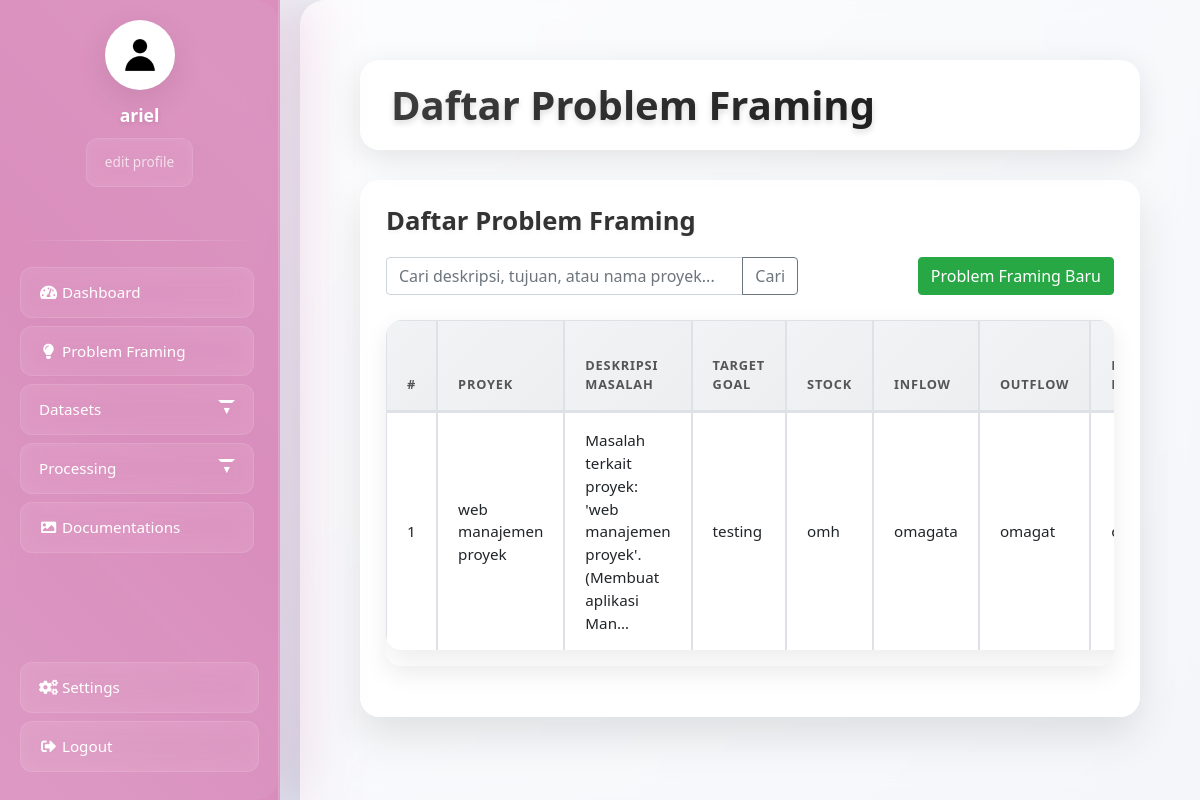
Before: /problem-framing/list/ (signed in) with the older database file.
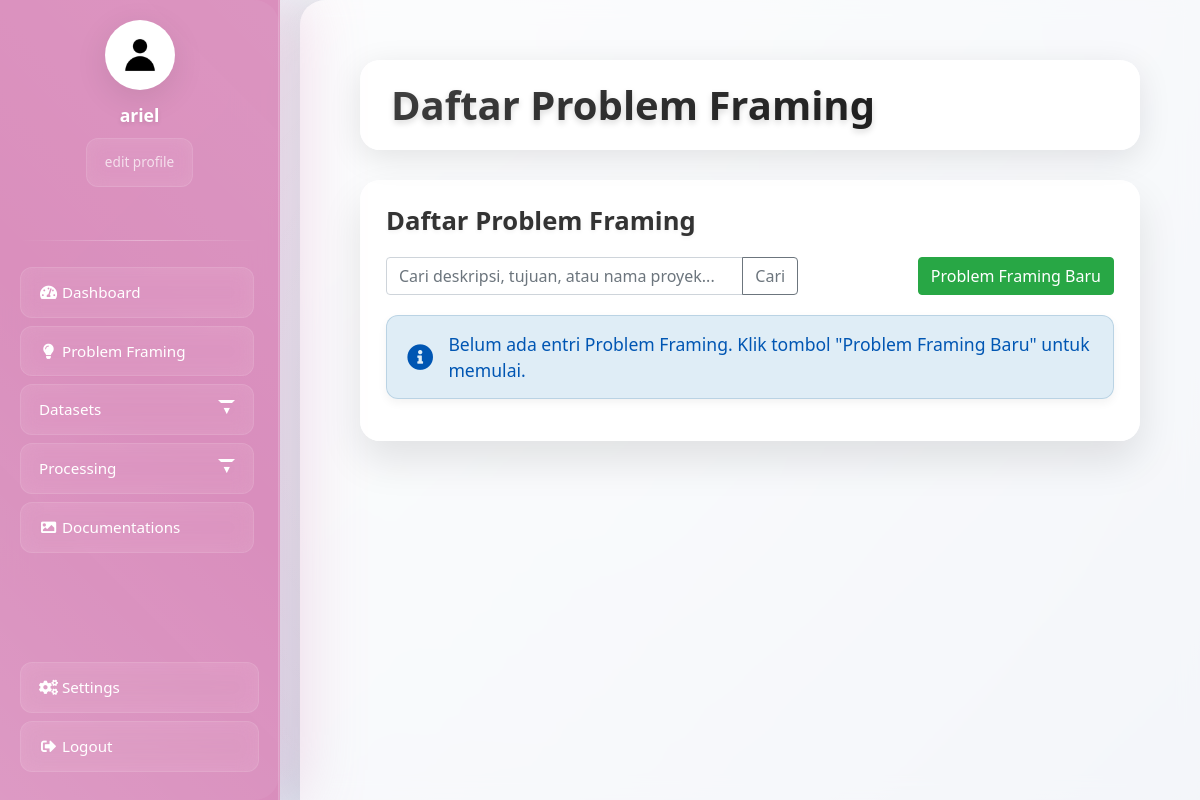
After: the same page with the newer database file.
### projek/models.py (models this page shows, shortened)
class ProblemFraming(models.Model):
    project = models.OneToOneField(Project, on_delete=models.CASCADE, related_name='problem_framing', verbose_name="Proyek Terkait")
    problem_description = models.TextField(verbose_name="Deskripsi Masalah (Problem Statement)", help_text="Jelaskan masalah bisnis yang ingin diselesaikan.")
    target_goal = models.TextField(verbose_name="Target / Tujuan (Goal)", help_text="Apa yang ingin dicapai secara terukur dengan solusi cerdas?")
    stock_initial_state = models.TextField(blank=True, null=True, verbose_name="Stock (Kondisi/Ketersediaan Awal)", help_text="Deskripsikan kondisi awal entitas yang relevan dengan masalah (misal: jumlah inventory saat ini).")
    input_inflow_description = models.TextField(blank=True, null=True, verbose_name="Input Inflow", help_text="Data/informasi apa yang masuk dan memengaruhi masalah? (misal: data transaksi, harga pasar, pesanan baru).")
    output_outflow_description = models.TextField(blank=True, null=True, verbose_name="Output Outflow", help_text="Hasil atau efek apa yang diharapkan dari sistem cerdas? (misal: rekomendasi, prediksi penjualan, deteksi anomali).")
    key_features_data = models.TextField(verbose_name="Fitur Kunci / Data yang Diperlukan", help_text="Variabel atau atribut data apa yang penting untuk model sistem cerdas?")
    framed_by = models.ForeignKey(settings.AUTH_USER_MODEL, on_delete=models.SET_NULL, null=True, blank=True, related_name='framed_problems', verbose_name="Di-frame oleh")
    created_at = models.DateTimeField(auto_now_add=True)
    updated_at = models.DateTimeField(auto_now=True)
    class Meta:
        verbose_name = "Problem Framing"
        verbose_name_plural = "Problem Framing"
        ordering = ['-created_at']

class Project(models.Model):
    external_id = models.CharField(max_length=255, unique=True, null=True, blank=True)
    STATUS_CHOICES = [
        ('Ongoing', 'Ongoing'),
        ('Stop', 'Stop'),
        ('Done', 'Done'),
    ]
    name = models.CharField(max_length=200, verbose_name="Nama Proyek")
    description = models.TextField(verbose_name="Deskripsi Proyek")
    location = models.CharField(max_length=255, verbose_name="Lokasi")
    start_date = models.DateField(verbose_name="Tanggal Mulai")
    end_date = models.DateField(verbose_name="Tanggal Selesai")
    supervisor = models.CharField(max_length=255, verbose_name="Supervisor Proyek", blank=True, null=True)
    status = models.CharField(max_length=50, choices=STATUS_CHOICES, default='Pending', verbose_name="Status")
    created_at = models.DateTimeField(auto_now_add=True)
    updated_at = models.DateTimeField(auto_now=True)
    class Meta:
        ordering = ['-start_date'] # Urutkan proyek dari yang terbaru
        verbose_name = "Proyek"
        verbose_name_plural = "Proyek"

### projek/views.py (the view, shortened to what this page needs)
# urls.py: path('problem-framing/list/', views.problem_framing_list_view, name='problem_framing_list'), # Daftar semua Problem Framing
@login_required
def problem_framing_list_view(request):
    problem_framings = ProblemFraming.objects.all().order_by('-created_at')
    query = request.GET.get('q') # Dapatkan nilai dari parameter 'q' di URL (query string)
    context = {
        'problem_framings': problem_framings,
        'page_title': 'Daftar Problem Framing',
        'query': query, # Kirim query kembali ke template agar search bar tetap terisi
    }
    return render(request, 'problem_framing/problem_framing_list.html', context)

### projek/templates/problem_framing/problem_framing_list.html (shortened to what this page needs)
{% extends 'base.html' %}
{% load static %}
{% block content %}
<link rel="stylesheet" href="{% static 'css/dashboard.css' %}">
<div class="list-container">
    <div class="dashboard-header">
        <h2 class="dashboard-title">{{ page_title }}</h2>
    </div>
    <div class="dashboard-panel">
        <h3 class="panel-title">Daftar Problem Framing</h3>
        <div class="row mb-3 align-items-center">
            <div class="col-md-7">
                <form method="GET" action="{% url 'projek:problem_framing_list' %}">
                    <div class="input-group">
                        <input type="search" class="form-control" placeholder="Cari deskripsi, tujuan, atau nama proyek..." name="q" value="{{ query|default:'' }}">
                        <div class="input-group-append">
                            <button class="btn btn-outline-secondary" type="submit">Cari</button>
                        </div>
                    </div>
                </form>
            </div>
            <div class="col-md-5 text-right">
                <a href="{% url 'projek:select_project_for_framing' %}" class="btn btn-success">Problem Framing Baru</a>
            </div>
        </div>
        {% if problem_framings %}
        <div class="table-responsive">
            <table class="table table-bordered table-hover intelligence-entry">
                <thead>
                    <tr>
                        <th>#</th>
                        <th>Proyek</th>
                        <th>Deskripsi Masalah</th>
                        <th>Target Goal</th>
                        <th>Stock</th>
                        <th>Inflow</th>
                        <th>Outflow</th>
                        <th>Data Diperlukan</th>
                    </tr>
                </thead>
                <tbody>
                    {% for pf in problem_framings %}
                    <tr>
                        <td>{{ forloop.counter }}</td>
                        <td>{{ pf.project.name }}</td>
                        <td>{{ pf.problem_description|truncatechars:70 }}</td>
                        <td>{{ pf.target_goal|truncatechars:70 }}</td>
                        <td>{{ pf.stock_initial_state|truncatechars:70 }}</td>
                        <td>{{ pf.input_inflow_description|truncatechars:70 }}</td>
                        <td>{{ pf.output_outflow_description|truncatechars:70 }}</td>
                        <td>{{ pf.key_features_data|truncatechars:70 }}</td>
                    </tr>
                    {% endfor %}
                </tbody>
            </table>
        </div>
        {% else %}
        <div class="alert alert-info" role="alert">
            <i class="fas fa-info-circle"></i> Belum ada entri Problem Framing. Klik tombol "Problem Framing Baru" untuk memulai.
        </div>
        {% endif %}
    </div>
</div>
{% endblock %}

### projek/templates/base.html (shortened to what this page needs)
{% load static %}
<!DOCTYPE html>
<html lang="en">
<head>
<link rel="stylesheet" href="https://cdn.jsdelivr.net/npm/bootstrap@4.6.2/dist/css/bootstrap.min.css">
<link rel="stylesheet" href="https://cdnjs.cloudflare.com/ajax/libs/font-awesome/5.15.4/css/all.min.css">
<link rel="stylesheet" href="{% static 'css/base.css'%}">
</head>
<body id="main-body">
<div class="sidebar">
    <div class="sidebar-content">
        <div class="profile">
            {% if user.is_authenticated %}
                {% if request.user.profile.profile_picture %}
                <img src="{{ request.user.profile.profile_picture.url }}" alt="User Icon" class="profile-picture-display">
                {% else %}
                <img src="{% static 'images/default_profile.png' %}" alt="User Icon" class="profile-picture-display">
                {% endif %}
            {% else %}
                <img src="{% static 'images/default_profile.png' %}" alt="User Icon" class="profile-picture-display">
            {% endif %}
            <div class="name">
                {% if user.is_authenticated %}
                {{ user.username }}
                {% else %}
                Guest
                {% endif %}
            </div>
            <div class="btn">
                <a href="{% url 'projek:profile' %}">edit profile</a>
            </div>
        </div>
        <hr>
        <div class="navigation-area">
            <a href="{% url 'projek:dashboard' %}"><i class="fas fa-fw fa-tachometer-alt"></i> Dashboard</a>
            <a href="{% url 'projek:problem_framing_list' %}"><i class="fas fa-fw fa-lightbulb"></i> Problem Framing</a>
            <a href="#datasetsmenu" data-toggle="collapse" aria-expanded="false" class="dropdown-toggle">Datasets</a>
            <a href="#modelTrainingsubMenu" data-toggle="collapse" aria-expanded="false" class="dropdown-toggle">Processing</a>
            <a href="{% url 'projek:documentations' %}"><i class="fas fa-fw fa-image"></i> Documentations</a>
        </div>
        <div class="sidebar-footer">
            <a href="{% url 'projek:api_content_settings' %}"><i class="fas fa-fw fa-cogs"></i> Settings</a>
            <a href="{% url 'projek:logout' %}"><i class="fas fa-fw fa-sign-out-alt"></i> Logout</a>
        </div>
    </div>
</div>
<div class="content">
    {% block content %}
    {% endblock %}
</div>
</body>
</html>

### projek/static/css/base.css (style rules this page uses)
body { margin: 0; font-family: 'Segoe UI', Tahoma, Geneva, Verdana, sans-serif; background: linear-gradient(135deg, #f5f7fa 0%, #c3cfe2 100%); min-height: 100vh; }
.sidebar { height: 100vh; width: 280px; position: fixed; background: rgba(216, 138, 186, 0.95); backdrop-filter: blur(20px); -webkit-backdrop-filter: blur(20px); padding: 20px; color: white; box-shadow: 20px 0 60px rgba(216, 138, 186, 0.3), inset -1px 0 0 rgba(255, 255, 255, 0.2); border-right: 1px solid rgba(255, 255, 255, 0.1); z-index: 1000; overflow-y: auto; display: flex; flex-direction: column; }
.sidebar::before { content: ''; position: absolute; top: 0; left: 0; right: 0; bottom: 0; background: linear-gradient( 45deg, rgba(255, 255, 255, 0.1) 0%, transparent 50%, rgba(255, 255, 255, 0.05) 100% ); pointer-events: none; border-radius: 0 25px 25px 0; }
.sidebar-content { flex: 1; display: flex; flex-direction: column; min-height: 0; }
.sidebar .profile { text-align: center; margin-bottom: 20px; position: relative; z-index: 2; flex-shrink: 0; }
.sidebar .profile img { width: 70px; height: 70px; border-radius: 50%; background: white; margin-bottom: 12px; box-shadow: 0 8px 32px rgba(0, 0, 0, 0.1), 0 2px 8px rgba(255, 255, 255, 0.2) inset; border: 3px solid rgba(255, 255, 255, 0.3); object-fit: cover; transition: all 0.3s ease; }
.sidebar .profile .name { font-weight: 600; font-size: 1.1em; margin-bottom: 5px; text-shadow: 0 2px 4px rgba(0, 0, 0, 0.1); }
.sidebar .profile .btn a { font-size: 0.85em; color: rgba(255, 255, 255, 0.7); text-decoration: none; display: block; margin-top: -2px; transition: color 0.3s ease; }
.sidebar hr { border: none; height: 1px; background: linear-gradient( 90deg, transparent, rgba(255, 255, 255, 0.3), transparent ); margin: 18px 0; flex-shrink: 0; }
.navigation-area { flex: 1; min-height: 0; overflow-y: auto; padding-right: 5px; }
.sidebar a { display: block; background: rgba(255, 255, 255, 0.1); color: white; padding: 13px 18px; margin: 8px 0; text-decoration: none; border-radius: 12px; font-weight: 500; font-size: 0.95em; transition: all 0.3s cubic-bezier(0.4, 0, 0.2, 1); backdrop-filter: blur(10px); border: 1px solid rgba(255, 255, 255, 0.1); position: relative; overflow: hidden; }
.sidebar a::before { content: ''; position: absolute; top: 0; left: -100%; width: 100%; height: 100%; background: linear-gradient( 90deg, transparent, rgba(255, 255, 255, 0.2), transparent ); transition: left 0.5s ease; }
.dropdown-toggle::after { content: '▼'; float: right; margin-top: 2px; font-size: 0.7em; transition: transform 0.3s ease; }
.content { margin-left: 300px; padding: 30px; min-height: 100vh; background: rgba(255, 255, 255, 0.8); backdrop-filter: blur(10px); border-radius: 25px 0 0 0; box-shadow: -10px 0 30px rgba(0, 0, 0, 0.05); }
.sidebar { animation: slideInFromLeft 0.6s ease-out; }
.content { animation: fadeIn 0.8s ease-out 0.2s both; }

Changed rows visible on the page:
removed ProblemFraming: project.name "web manajemen proyek", problem_description "Masalah terkait proyek: 'web manajemen proyek'. (Membuat aplikasi Man…", target_goal "testing", stock_initial_state "omh", input_inflow_description "omagata", output_outflow_description "omagat"
Other visible differences:
text no longer shown: "# PROYEK DESKRIPSI MASALAH TARGET GOAL STOCK INFLOW OUTFLOW"
text now shown: "Belum ada entri Problem Framing. Klik tombol \"Problem Framing Baru\" untuk memulai."
